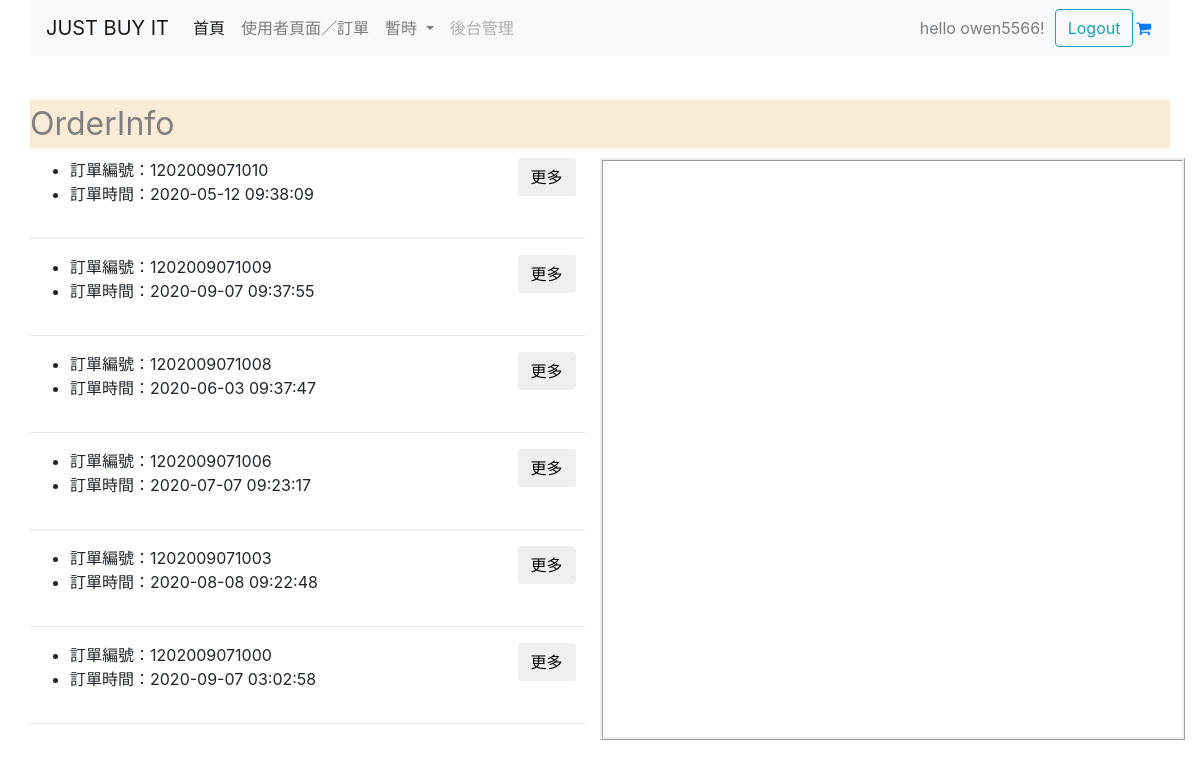
Screenshot of /memberPage.php (signed in) with the database file from the repository.
### tables this page shows
CREATE TABLE `orders` (
  `oId` varchar(16) NOT NULL,
  `oDate` timestamp NOT NULL DEFAULT CURRENT_TIMESTAMP,
  `uId` int(11) NOT NULL,
  `ship` int(11) NOT NULL,
  `note` varchar(100) DEFAULT NULL,
  PRIMARY KEY (`oId`)
);

### memberPage.php (the view, shortened to what this page needs)
<?php
  $msg="";
  if(isset($_SESSION["userName"])){
    $userId = $_SESSION["userId"];
  }else{
    $_SESSION["location"]="memberPage.php";
    header("location: login.php");
  }
  require_once("newPDO.php");
  $sql = $db->prepare("select * from orders  where uId = $userId ORDER BY oId DESC");
  $sql->execute();
  while($row = $sql->fetch()){
    $orderArray[] = $row;
  }
?>
<!DOCTYPE html>
<html lang="en">
<head>
    <link rel="stylesheet" href="bootstrap4/bootstrap.min.css">
    <link rel="stylesheet" href="font-awesome/css/font-awesome.min.css">
</head>
<body>
    <div class="container">
    <?php require("headerC.php")?>
    <br>
      <div class="row" style="margin-top: 20px;">
        <div class = "col" >
          <div style="font-size: xx-large;color: grey ;margin-bottom: 10px;background-color: antiquewhite;">OrderInfo<?= $msg?></div>
       </div>
      </div>
    <?php if(isset($orderArray)){?>
    <div class="row">
      <div class="col-6" >
      <?php $count=0; foreach ($orderArray as $array) {?>
        <div class="row">
          <div class="col-10">
            <ul>
                <li><?="訂單編號：".($array[0]);?></li>
                <li><?="訂單時間：".$array[1]?></li>
              </ul>
          </div>
          <div class="col-2">
             <form method="post">
               <input class="btn mr-auto" type="submit" name="btnDetail" value="更多">
            </form>
          </div>
        </div>
        <hr>
        <?php $count++;}?>
      </div>
      <div class="col-6" style="border-style:ridge;">
        <?php if (isset($detailArray)){?>
          <div class="row" style="margin:20px ;"><?="訂單編號：".($detailArray[0]["orderId"]).$msg?></div>
          <hr>
          <div class="row" style="margin:20px">
            <div class="col-6"><?= "商品名稱"?></div>
            <div class="col-6"><?= "購買數量"?></div>
        </div>
        <?php foreach ($detailArray as $array) {?>
          <div class="row" style="margin:20px">
            <div class="col-6"><a href="product.php?id=<?= $array["productId"] ?>" target="blank"><?= $array["pName"];?></a></div>
            <div class="col-6"><?= $array["qty"];?></div>
        </div>
        <?php }}}else{echo "沒有任何訂單記錄";}?>
      </div>
    </div>
</body>
</html>

### rows the page displays
orders: oId "1202009071010", oDate "2020-05-12 09:38:09"
orders: oId "1202009071009", oDate "2020-09-07 09:37:55"
orders: oId "1202009071008", oDate "2020-06-03 09:37:47"
orders: oId "1202009071006", oDate "2020-07-07 09:23:17"
orders: oId "1202009071003", oDate "2020-08-08 09:22:48"
orders: oId "1202009071000", oDate "2020-09-07 03:02:58"

### other values shown
$userName "owen5566"
